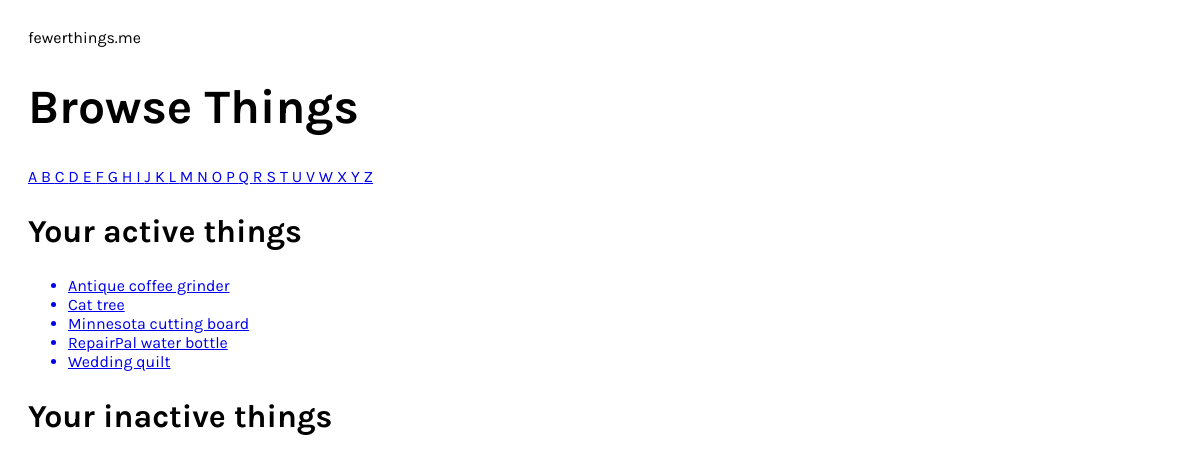
/browse/name/ (signed in), run on the app's committed database.
### inventory/models.py (models this page shows, shortened)
class Timestamp(models.Model):
	created = models.DateTimeField(auto_now_add=True)
	updated = models.DateTimeField(auto_now=True)
	class Meta:
		abstract = True

class Thing(Timestamp):
	name = models.CharField(max_length=255)
	description = models.TextField()
	slug = models.SlugField(unique=True)
	user = models.ForeignKey(User, blank=True, null=True)
	active = models.BooleanField(default=True)

### inventory/views.py (the view)
@login_required
def browse_by_name(request, initial=None):
	number = Thing.objects.filter(user__exact=request.user).count()
	if initial:
		things = Thing.objects.filter(user__exact=request.user).filter(
			name__istartswith=initial).order_by('name')
	else:
		things = Thing.objects.filter(user__exact=request.user).order_by('name')
	return render(request, 'search/search.html', {
		'things': things,
		'initial': initial
	})

### inventory/templates/search/search.html (shortened to what this page needs)
{% extends 'base.html' %}
{% block content %}
	<h1>
		Browse Things
	</h1>
	{% for letter in 'abcdefghijklmnopqrstuvwxyz' %}
	<a href="{% url 'browse_by_name' initial=letter %}"
		{% if initial == letter %}class="active"{% endif %}>
		{{ letter|upper }}
	</a>
	{% endfor %}
	<h2>Your active things</h2>
<ul class="things-list">
{% for thing in things %}
	{% if thing.active == True %}
		<a href="{% url 'thing_detail' slug=thing.slug %}">
			<li class="things-list-item">
				<div class="thing-name">
					{{ thing.name }}
				</div>
			</li>
		</a>
	{% endif %}
{% empty %}
	<li>No active things</li>
{% endfor %}
</ul>
<h2>Your inactive things</h2>
{% endblock content %}

### inventory/static/css/style.css (style rules this page uses)
body { font-family: 'Karla', sans-serif; color:#000000; padding:20px; }
h1 { font-size:3em; }
h2 { font-size:2em; }

### data on the page
Thing: name "Antique coffee grinder"
Thing: name "Cat tree"
Thing: name "Minnesota cutting board"
Thing: name "RepairPal water bottle"
Thing: name "Wedding quilt"

### other printed values
{{ letter|upper }} "A" "B" "C" "D" "E" "F" "G" "H" "I" "J" "K" "L" "M" "N" "O" "P" "Q" "R" "S" "T" "U" "V" "W" "X" "Y" "Z"
